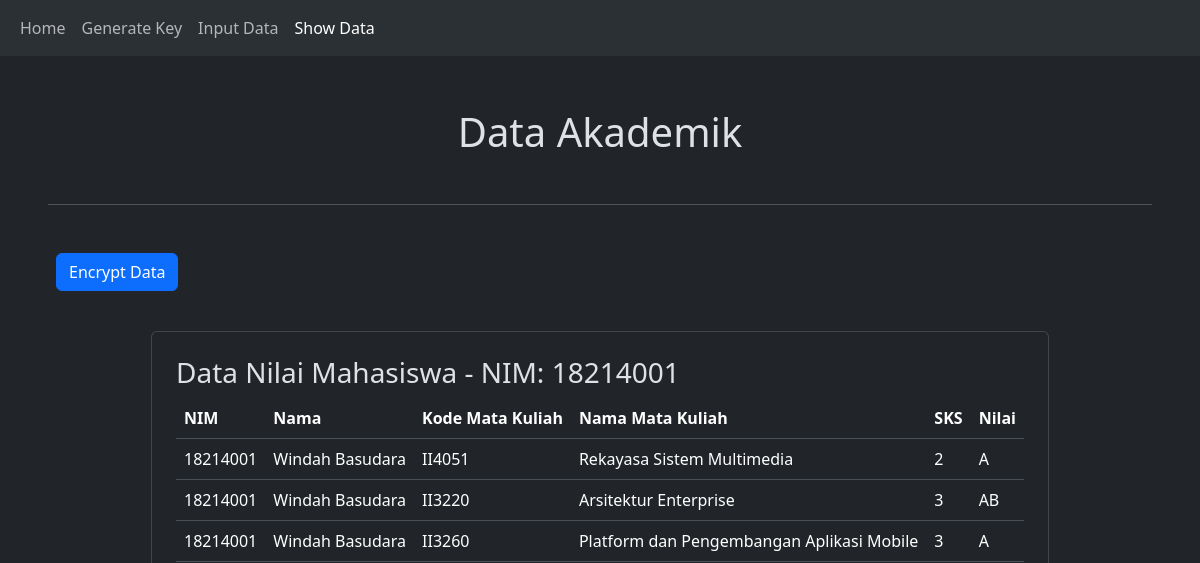
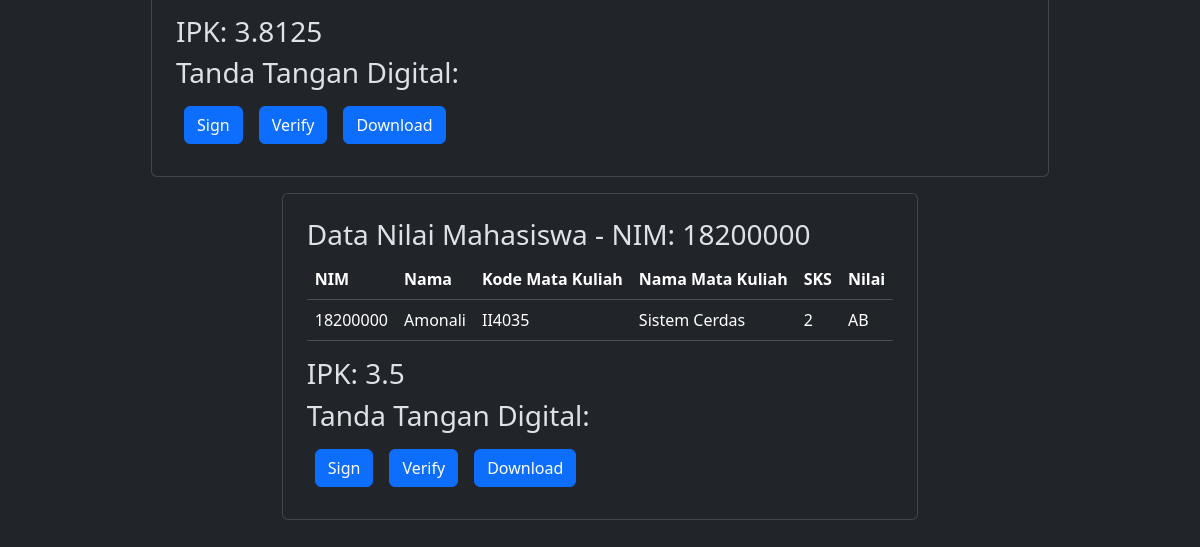
The app's page /showdata, older data (2 pictures, top to bottom).
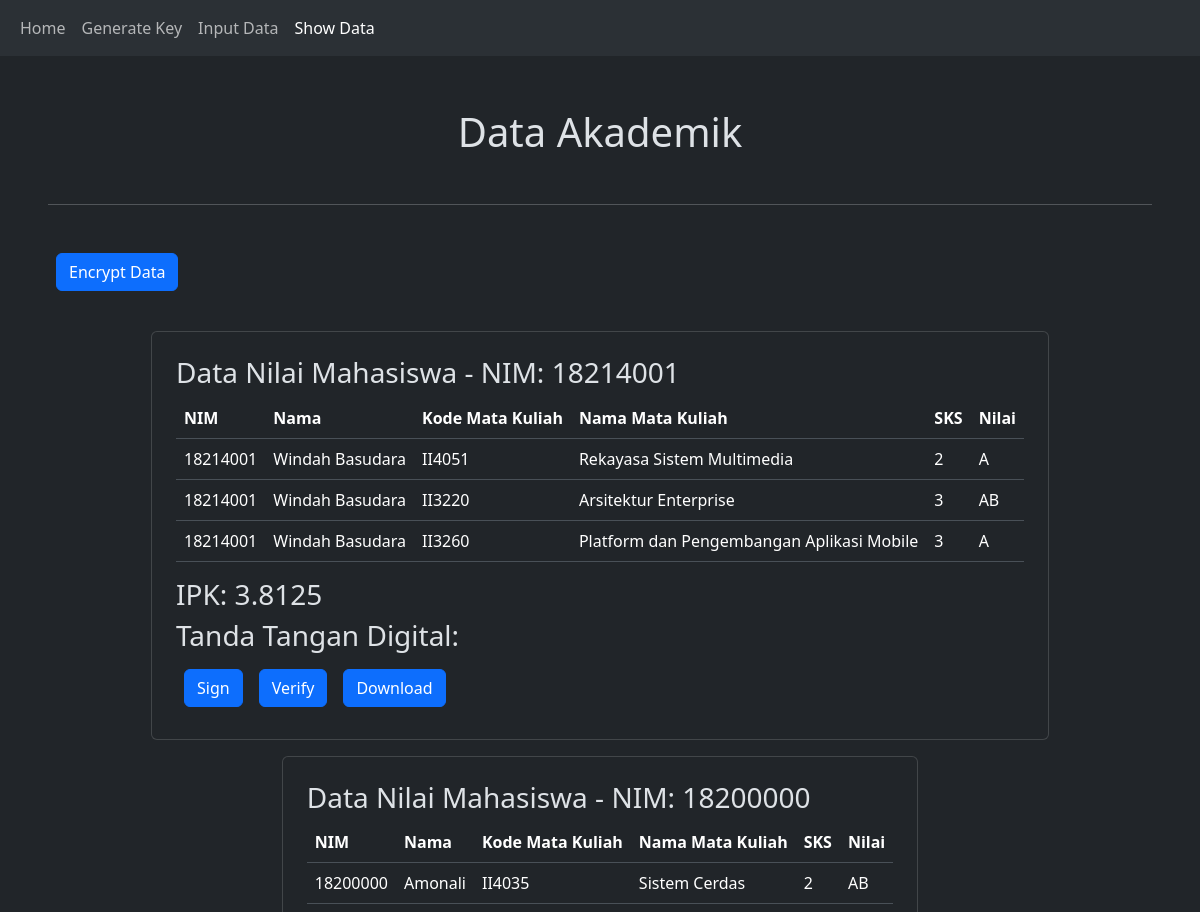
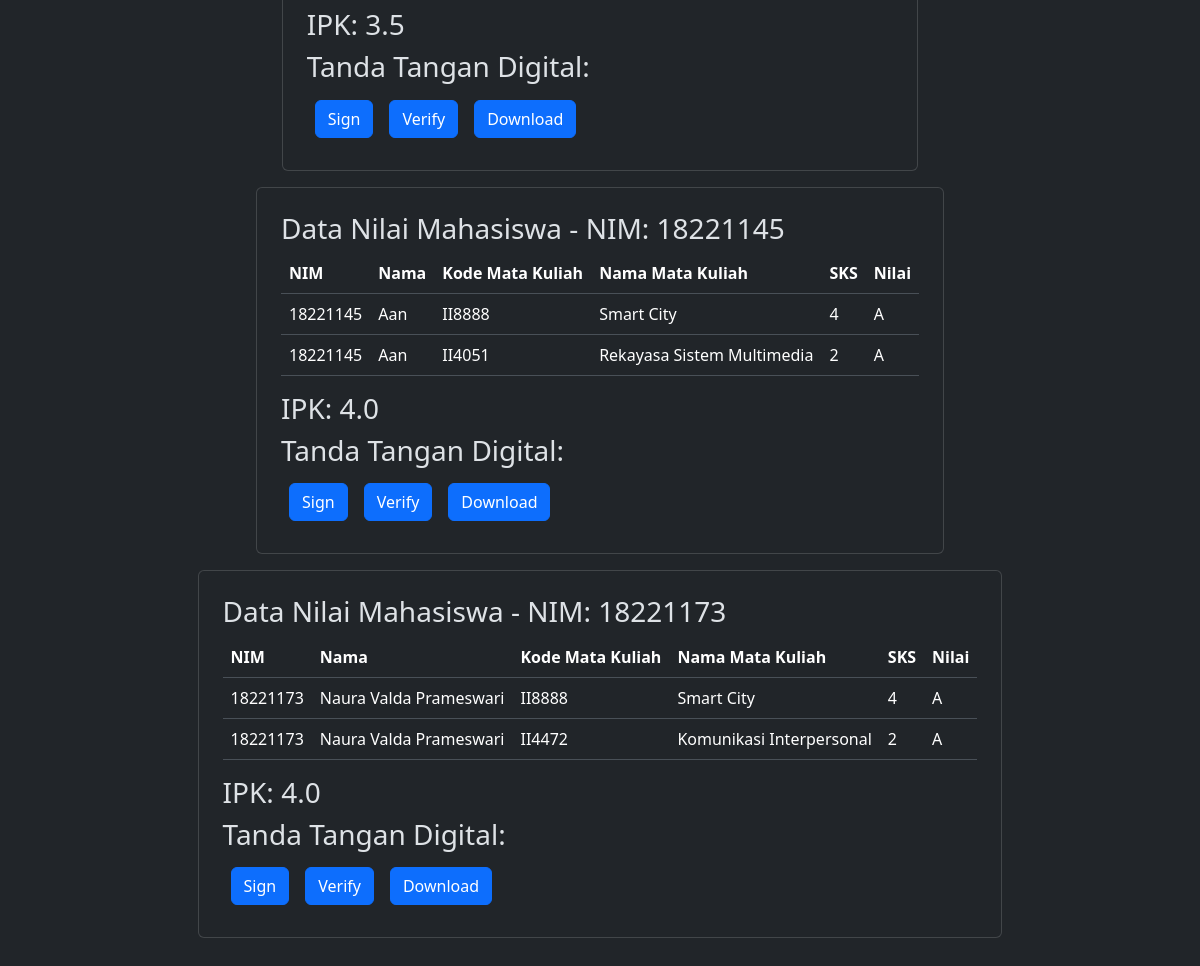
The same page, newer data (2 pictures, top to bottom).
### tables this page shows
CREATE TABLE nilai (
    id INTEGER PRIMARY KEY AUTOINCREMENT,
    kode CHAR(6),
    nim CHAR(8),
    nilai VARCHAR(2),
    UNIQUE(kode, nim),
    FOREIGN KEY(kode) REFERENCES mata_kuliah(kode),
    FOREIGN KEY(nim) REFERENCES mahasiswa(nim)
);

CREATE TABLE mahasiswa(NIM CHAR(8) PRIMARY KEY NOT NULL, Nama VARCHAR NOT NULL);

CREATE TABLE mata_kuliah(kode char(6) primary key not null, nama varchar not null, sks int not null);

### app.py (the view, shortened to what this page needs)
@app.route('/showdata', methods=['GET', 'POST'])
def showdata():
    if 'data_akademik' not in session or session['data_akademik'] == {}:
        conn = create_connection('database/data_akademik.db')
        data = get_all_data(conn)
        data_per_nim = OrderedDict()  # Menggunakan OrderedDict untuk menyimpan urutan
        for row in data:
            nim = row[0]
            if nim not in data_per_nim:
                data_per_nim[nim] = {
                    'nama': row[1],
                    'records': [],
                    'ipk': 0.0,
                    'ttd': ''  # Placeholder untuk tanda tangan digital
                }
            data_per_nim[nim]['records'].append({
                'nim': row[0],
                'nama': row[1],
                'kode_mk': row[2],
                'nama_mk': row[3],
                'sks': row[4],
                'nilai': row[5]
            })
        for nim in data_per_nim:
            data_per_nim[nim]['ipk'] = hitung_ipk(data_per_nim[nim]['records'])
        session['data_akademik'] = data_per_nim
    if 'encrypted' not in session:
            session['encrypted'] = False
    return render_template('showdata.html', data_per_nim=session['data_akademik'], encrypted=session['encrypted'])

### app.py (called while the page is built)
def create_connection(db_file):
    conn = None
    try:
        conn = sqlite3.connect(db_file)
    except Exception as e:
        print(e)
    return conn

def get_all_data(conn):
    cur = conn.cursor()
    cur.execute("SELECT mahasiswa.nim as nim, mahasiswa.nama as nama, mata_kuliah.kode as kode_mk, mata_kuliah.nama as nama_mk, mata_kuliah.sks as sks, nilai.nilai as nilai FROM nilai JOIN mahasiswa ON nilai.nim = mahasiswa.nim JOIN mata_kuliah ON nilai.kode = mata_kuliah.kode;")
    rows = cur.fetchall()
    return rows

def hitung_ipk(records):
    total_sks = 0
    total_points = 0
    nilai_dict = {'A': 4.0, 'AB': 3.5, 'B': 3.0, 'BC': 2.5, 'C': 2.0, 'D': 1.0, 'E': 0.0}
    for record in records:
        sks = record['sks']
        nilai = record['nilai']
        if nilai in nilai_dict:
            total_points += nilai_dict[nilai] * sks
            total_sks += sks
    if total_sks == 0:
        return 0.0
    return total_points / total_sks

### templates/showdata.html
{% extends 'base.html' %}
{% block content %}
<div class="p-5">
    <h1 class="self-center text-center mt-1">Data Akademik</h1>
    <br>
    <hr>
    <br>
    {% if encrypted %}
            <form method="post">
            <button class="btn btn-primary m-2" href="/showdata">Show Original</button>
            </form>
        {% else %}
            <form method="post">
            <button class="btn btn-primary m-2" href="/showdata">Encrypt Data</button>
            </form>
        {% endif %}
    <br>
    {% for nim, data in data_per_nim.items() %}
    <div class="d-flex self-center justify-content-center flex-wrap">
        <div class="card p-4 m-2">
            <h3>Data Nilai Mahasiswa - NIM: {{ nim }}</h3>
            <table class="table">
                <thead>
                    <tr>
                        <th scope="col">NIM</th>
                        <th scope="col">Nama</th>
                        <th scope="col">Kode Mata Kuliah</th>
                        <th scope="col">Nama Mata Kuliah</th>
                        <th scope="col">SKS</th>
                        <th scope="col">Nilai</th>
                    </tr>
                </thead>
                <tbody>
                    {% for record in data.records %}
                    <tr>
                        <td>{{ record.nim }}</td>
                        <td>{{ record.nama }}</td>
                        <td>{{ record.kode_mk }}</td>
                        <td>{{ record.nama_mk }}</td>
                        <td>{{ record.sks }}</td>
                        <td>{{ record.nilai }}</td>
                    </tr>
                    {% endfor %}
                </tbody>
            </table>
            <h3>IPK: {{ data.ipk }}</h3>
            <h3>Tanda Tangan Digital: {{ data.ttd }}</h3>
            <div class="d-flex flex-row">
            <form method="post" action="/sign">
                <button class="btn btn-primary m-2" name="nim" value="{{ nim }}">Sign</button>
            </form>
            <form method="post" action="/verify">
                <button class="btn btn-primary m-2" name="nim" value="{{nim}}">Verify</button>
            </form>
            <form method="post" action="/transcript">
                <button class="btn btn-primary m-2" name="nim" value="{{nim}}">Download</button>
            </form>
            </div>
        </div>
    </div>
    {% endfor %}
</div>
{% endblock %}

### templates/base.html (shortened to what this page needs)
<!DOCTYPE html>
<html data-bs-theme="dark">
<head>
    <link href="https://cdn.jsdelivr.net/npm/bootstrap@5.3.3/dist/css/bootstrap.min.css" rel="stylesheet">
</head>
<body>
    <nav class="navbar navbar-expand-lg bg-body-tertiary">
        <div class="container-fluid">
          <div class="" id="navbarNav">
            <ul class="navbar-nav">
              <li class="nav-item">
                <a class="nav-link {% if active == 'home' %}active{% endif %}" aria-current="page" href="/">Home</a>
              </li>
              <li class="nav-item">
                <a class="nav-link {% if active == 'generate_key' %}active{% endif %}" href="/generatekey">Generate Key</a>
              </li>
              <li class="nav-item">
                <a class="nav-link {% if active == 'input_data' %}active{% endif %}" href="/inputdata">Input Data</a>
              </li>
              <li class="nav-item">
                <a class="nav-link {% if active == 'show_data' %}active{% endif %}" href="/showdata">Show Data</a>
              </li>
            </ul>
          </div>
        </div>
    </nav>
    <div id="content">
        {% block content %}{% endblock %}
    </div>
</body>
</html>

Row changes from the older to the newer data that the page shows:
added nilai: NIM "18221145", nim "18221145", nama "Aan", kode_mk "II8888", nama_mk "Smart City", sks "4", nilai "A", ipk "4.0"
added nilai: nim "18221145", nama "Aan", kode_mk "II4051", nama_mk "Rekayasa Sistem Multimedia", sks "2", nilai "A"
added nilai: NIM "18221173", nim "18221173", nama "Naura Valda Prameswari", kode_mk "II8888", nama_mk "Smart City", sks "4", nilai "A", ipk "4.0"
added nilai: nim "18221173", nama "Naura Valda Prameswari", kode_mk "II4472", nama_mk "Komunikasi Interpersonal", sks "2", nilai "A"
